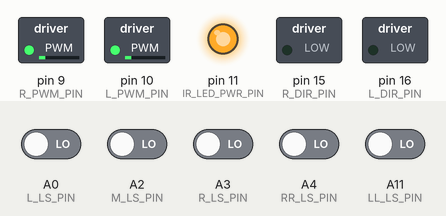
Simulated run of this sketch. Board: Arduino Mega 2560, built with avr-gcc and run on an emulated ATmega2560. On the bench: switched loads named in the sketch (green lamp = pin HIGH), output pins drawn as LEDs (lit = HIGH). The inputs (shaded band) are chosen by the test bench; at power-on: A0 (L_LS_PIN), A2 (M_LS_PIN), A3 (R_LS_PIN), A4 (RR_LS_PIN), A11 (LL_LS_PIN) LOW. What the sketch prints to the serial monitor is not drawn.

Above: at 3.2 s.
3.3 s: A0 (L_LS_PIN) driven HIGH
4.8 s: A0 (L_LS_PIN) driven LOW
At 5.6 s:
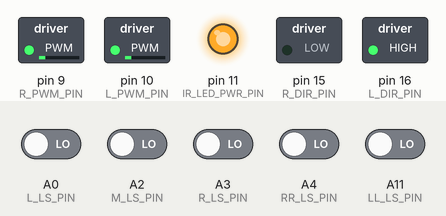
7.8 s: A2 (M_LS_PIN) driven HIGH
9.3 s: A2 (M_LS_PIN) driven LOW
At 10.8 s:
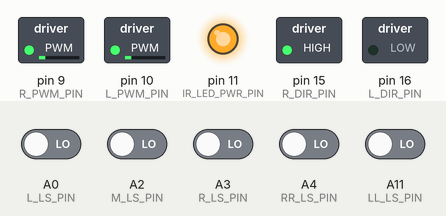
12.3 s: A3 (R_LS_PIN) driven HIGH
13.8 s: A3 (R_LS_PIN) driven LOW
At 14.2 s:
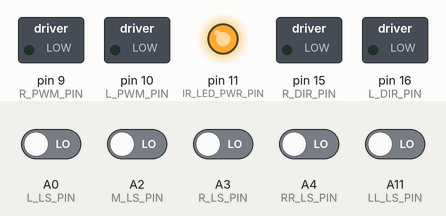
Timing chart, 0 to 16.8 s (numbered marks = the images above; inputs shaded):
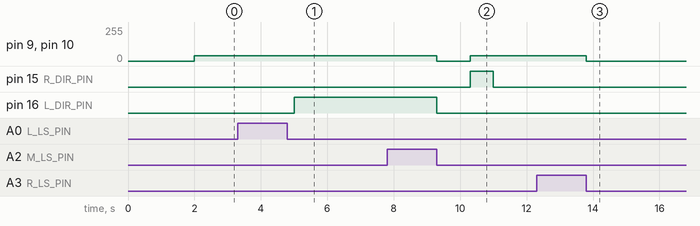

Measured:
- after the input at 4.8 s, pin 16 (L_DIR_PIN): LOW → HIGH after 0.20 s
- after the input at 9.3 s, pin 9 (R_PWM_PIN), pin 10 (L_PWM_PIN): 40/255 → 0/255 at once, → 40/255 1.0 s later; pin 15 (R_DIR_PIN): LOW → HIGH after 1.0 s, → LOW 0.69 s later; pin 16 (L_DIR_PIN): HIGH → LOW at once
- after the input at 13.8 s, pin 9 (R_PWM_PIN), pin 10 (L_PWM_PIN): 40/255 → 0/255 at once

The sketch:

General_Solution_1.ino
```cpp
#include <string.h>

// Motor Setup
#define L_PWM_PIN 10
#define L_DIR_PIN 16
#define R_PWM_PIN 9
#define R_DIR_PIN 15

// Line Sensor Setup
#define LL_LS_PIN A11
#define L_LS_PIN A0
#define M_LS_PIN A2
#define R_LS_PIN A3
#define RR_LS_PIN A4
#define IR_LED_PWR_PIN 11

unsigned long elapsed_time[5];

char instruction[10];
int direction;
bool case2Start = true;
float wleft = 0, wright = 0, eline = 0, controlSignal = 0;
int mleft = 0, mright = 0;

unsigned long LSthreshold = 1500;

int FSM = 1;

void setup() {
  // Motor Setup
  pinMode(L_PWM_PIN, OUTPUT);
  pinMode(L_DIR_PIN, OUTPUT);
  pinMode(R_PWM_PIN, OUTPUT);
  pinMode(R_DIR_PIN, OUTPUT);

  // Line Sensors Setup
  pinMode(IR_LED_PWR_PIN, OUTPUT);
  pinMode(LL_LS_PIN, INPUT);
  pinMode(L_LS_PIN, INPUT);
  pinMode(M_LS_PIN, INPUT);
  pinMode(R_LS_PIN, INPUT);
  pinMode(RR_LS_PIN, INPUT);

  digitalWrite(IR_LED_PWR_PIN, HIGH);  // switch on IR LEDs

  Serial.begin(9600);

  // while (!Serial)
  //   ;  //comment out when not connected to laptop
  Serial.print("Setup Complete \n");

  delay(2000);
}

void loop() {
  int SensorState = 0;

  irRead();

  switch (FSM) {
    case 1:  // Go to and lock onto line
      motorMove(40, 40); // Straight forwards

      if ((elapsed_time[1] > 1000) || (elapsed_time[2] > 1000) || (elapsed_time[3] > 1000)) { // Detect Line
        delay(200);
        motorMove(0, 0);
        irRead();
        if ((elapsed_time[0] > 1000) || (elapsed_time[1] > 1000)) { // If on left
          while (elapsed_time[2] < 1200) {
            irRead();
            motorMove(40, -40);
          }
        } else if ((elapsed_time[3] > 1000) || (elapsed_time[4] > 1000)) { // If on Right
          while (elapsed_time[2] < 1200) {
            irRead();
            motorMove(-40, 40);
          }
        } else {
          while (elapsed_time[2] < 1200) { // If undecided
            irRead();
            motorMove(-40, 40);
          }
        }
        motorMove(0, 0);
        FSM = 2;
      }
      break;
    case 2:  //follow line
      dumbController();

      if ((elapsed_time[0] < 1000) && (elapsed_time[1] < 1000) && (elapsed_time[2] < 1000) && (elapsed_time[3] < 1000) && (elapsed_time[4] < 1000)) {
        if (case2Start == true) {  // 180, bool flag ensure that 180 only runs once so that later gap can be overcome.
          motorMove(0, 0);
          delay(1000);
          motorMove(40, -40);
          delay(690);
          motorMove(0, 0);
          case2Start = false;
        } else {
          FSM = 3;
        }
      }

      //90
      if ((elapsed_time[0] > 1200) || (elapsed_time[4] > 1200)) {
        delay(200);
        motorMove(0, 0);
        delay(200);
        if (elapsed_time[4] > 1200) {
          do {
            Serial.print("stuck | ");
            irRead();
            motorMove(30, -30);
          } while (elapsed_time[2] < 1200);
        }
        if (elapsed_time[0] > 1200) {
          do {
            Serial.print("stuck | ");
            irRead();
            motorMove(-30, 30);
          } while (elapsed_time[2] < 1200);
        }
        case2Start = false; // if a 90˚ turn has been performed a 180 is no longer required.
      }

      break;
    case 3:  //cover gap
      motorMove(40, 40);
      if ((elapsed_time[1] > 1200) || (elapsed_time[2] > 1200) || (elapsed_time[3] > 1200)) { // Detect end of gap
        motorMove(0, 0);
        FSM = 4;
      }
      break;
    case 4:  //follow line and stop
      dumbController();

      //90
      if ((elapsed_time[0] > 1200) || (elapsed_time[4] > 1200)) {
        delay(200);
        motorMove(0, 0);
        delay(200);
        if (elapsed_time[4] > 1200) {
          do {
            Serial.print("stuck | ");
            irRead();
            motorMove(30, -30);
          } while (elapsed_time[2] < 1200);
        }
        if (elapsed_time[0] > 1200) {
          do {
            Serial.print("stuck | ");
            irRead();
            motorMove(-30, 30);
          } while (elapsed_time[2] < 1200);
        }
      }

      if ((elapsed_time[1] < 1000) && (elapsed_time[2] < 1000) && (elapsed_time[3] < 1000)) { // End of line
        motorMove(0, 0);
        FSM = 5;
      }
      break;
    case 5:
      motorMove(0, 0);
      delay(1000);
      FSM = 6;
      break;
    case 6:

      break;
  }


  // Serial.print(" | ");
  // Serial.print(wleft);
  // Serial.print(" | ");
  // Serial.print(wright);
  // // Serial.print(" | ");
  // // Serial.print(mleft);
  // // Serial.print(" | ");
  // // Serial.print(mright);
  // Serial.print(" | ");
  // Serial.print(eline);
  // Serial.print(FSM);
  // Serial.print(" | ");
  // Serial.print(case2Start);
  // Serial.print(" | ");
  // Serial.print(controlSignal);

  //Serial.println("");
}


void dumbController() {

  float LLS, MLS, RLS, total;

  LLS = elapsed_time[1];
  MLS = elapsed_time[2];
  RLS = elapsed_time[3];

  total = LLS + MLS + RLS;
  LLS /= total;
  MLS /= total;
  RLS /= total;

  wleft = LLS + (MLS * 0.5);
  wright = RLS + (MLS * 0.5);

  eline = wleft - wright;

  float Kp = 1;
  controlSignal = eline * Kp;

  float maxTurn = 50, forwardBias = 40;

  maxTurn *= controlSignal;

  motorMove(forwardBias - maxTurn, forwardBias + maxTurn);
}


void motorMove(int lPWM, int rPWM) {

  if (lPWM > 0) {
    digitalWrite(L_DIR_PIN, 0);

  } else if (lPWM < 0) {
    digitalWrite(L_DIR_PIN, 1);
    lPWM = abs(lPWM);
  }
  if (rPWM > 0) {
    digitalWrite(R_DIR_PIN, 0);

  } else if (rPWM < 0) {
    digitalWrite(R_DIR_PIN, 1);
    rPWM = abs(rPWM);
  }

  analogWrite(L_PWM_PIN, lPWM);
  analogWrite(R_PWM_PIN, rPWM);
}

void irRead() {

  int pinCheckSum = 0;
  int block[5];
  unsigned long end_time[5];
  unsigned long start_time;

  for (int m = 0; m < 5; m++) {
    block[m] = 0;
  }

  int LS_ARRAY_ADDRESS[5] = { LL_LS_PIN, L_LS_PIN, M_LS_PIN, R_LS_PIN, RR_LS_PIN };

  for (int j = 0; j < 5; j++) {
    pinMode(LS_ARRAY_ADDRESS[j], OUTPUT);
    digitalWrite(LS_ARRAY_ADDRESS[j], HIGH);
  }

  delayMicroseconds(10);

  for (int k = 0; k < 5; k++) {
    pinMode(LS_ARRAY_ADDRESS[k], INPUT);
  }

  start_time = micros();

  while (pinCheckSum < 5) {
    for (int l = 0; l < 5; l++) {
      if (digitalRead(LS_ARRAY_ADDRESS[l]) != HIGH && (block[l] == 0)) {
        pinCheckSum = pinCheckSum + 1;
        end_time[l] = micros();
        block[l] = 1;
      }
    }
  }

  for (int i = 0; i < 5; i++) {
    elapsed_time[i] = end_time[i] - start_time;
    Serial.print(elapsed_time[i]);
    Serial.print(" | ");
  }
}
```
